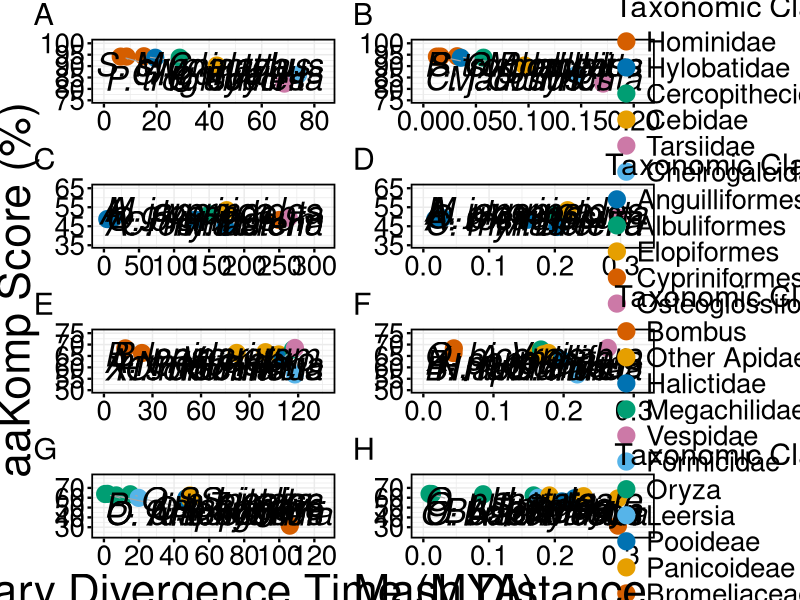
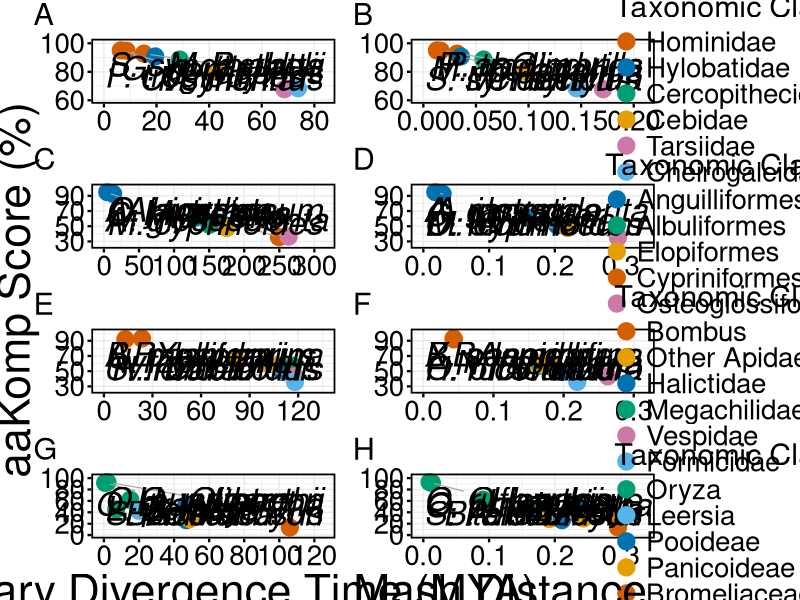

R code for these plots, in order:
library(readr)
library(ggplot2)
library(cowplot)
library(ggrepel)

df <- read_delim("aakomp_sup_fig6_7.tsv", 
                 delim = "\t", escape_double = FALSE, 
                 trim_ws = TRUE)

df$species_label <- sub("^([A-Z])[a-z]+ ", "\\1. ", df$species)

prim_levels <- c("Hominidae", "Hylobatidae", "Cercopithecidae", "Cebidae", "Tarsiidae", "Cheirogaleidae")
prim_colors <- c(
  "Hominidae"       = "#D55E00",
  "Hylobatidae"     = "#0072B2",
  "Cercopithecidae" = "#009E73",
  "Cebidae"         = "#E69F00",
  "Tarsiidae"       = "#CC79A7",
  "Cheirogaleidae"  = "#56B4E9"
)

eel_levels <- c("Anguilliformes", "Albuliformes", "Elopiformes", "Cypriniformes", "Osteoglossiformes")
eel_colors <- c(
  "Anguilliformes"    = "#0072B2",
  "Albuliformes"      = "#009E73",
  "Elopiformes"       = "#E69F00",
  "Cypriniformes"     = "#D55E00",
  "Osteoglossiformes" = "#CC79A7"
)

bee_levels <- c("Bombus", "Other Apidae", "Halictidae", "Megachilidae", "Vespidae", "Formicidae")
bee_colors <- c(
  "Bombus"       = "#D55E00",
  "Other Apidae" = "#E69F00",
  "Halictidae"   = "#0072B2",
  "Megachilidae" = "#009E73",
  "Vespidae"     = "#CC79A7",
  "Formicidae"   = "#56B4E9"
)

rice_levels <- c("Oryza", "Leersia", "Pooideae", "Panicoideae", "Bromeliaceae")
rice_colors <- c(
  "Oryza"        = "#009E73",
  "Leersia"      = "#56B4E9",
  "Pooideae"     = "#0072B2",
  "Panicoideae"  = "#E69F00",
  "Bromeliaceae" = "#D55E00"
)

base_theme <- theme_minimal() +
  theme(
    panel.border = element_rect(color = "black", fill = NA, linewidth = 1.2),
    axis.ticks = element_line(color = "black", linewidth = 0.8),
    axis.text = element_text(size = 20, color = "black"),
    axis.title.y = element_blank(),
    axis.title.x = element_blank(),
    legend.position = "none",
    plot.margin = margin(t = 28, r = 8, b = 6, l = 8)
  )

extract_legend <- function(p) {
  leg <- tryCatch(cowplot::get_plot_component(p, "guide-box-right", return_all = FALSE), error = function(e) NULL)
  if (!is.null(leg) && !inherits(leg, "zeroGrob")) return(leg)
  leg <- tryCatch(cowplot::get_legend(p), error = function(e) NULL)
  if (!is.null(leg) && !inherits(leg, "zeroGrob")) return(leg)
  g <- ggplotGrob(p)
  guide_idx <- grep("guide-box", g$layout$name)
  if (length(guide_idx) > 0) {
    for (i in guide_idx) {
      candidate <- g$grobs[[i]]
      if (!inherits(candidate, "zeroGrob")) return(candidate)
    }
  }
  return(NULL)
}

create_organism_plots <- function(df_sub, org_name, clade_levels, clade_colors,
                                  mya_breaks, mya_limits, mash_breaks, mash_limits,
                                  y_breaks, y_limits, legend_title = "Taxonomic Clade:") {
  
  df_org <- subset(df_sub, organism == org_name)
  df_org$clade <- factor(df_org$clade, levels = clade_levels)
  
  p_mya <- ggplot(df_org, aes(x = divergence_mya, y = aakomp_score)) +
    geom_point(aes(color = clade), size = 5.5) +
    geom_text_repel(
      aes(label = species_label),
      size = 8.5,
      fontface = "italic",
      color = "black",
      seed = 42,
      max.overlaps = Inf,
      box.padding = 0.65,
      point.padding = 0.55,
      force = 8,
      force_pull = 0.4,
      max.time = 5,
      max.iter = 50000,
      segment.color = "grey65",
      segment.size = 0.4,
      min.segment.length = 0
    ) +
    scale_color_manual(values = clade_colors) +
    scale_x_continuous(breaks = mya_breaks, limits = mya_limits, expand = expansion(mult = c(0.06, 0.10))) +
    scale_y_continuous(breaks = y_breaks, limits = y_limits, expand = expansion(mult = c(0.06, 0.08))) +
    base_theme
  
  df_org_mash <- df_org[order(df_org$mash_distance), ]
  p_mash <- ggplot(df_org_mash, aes(x = mash_distance, y = aakomp_score)) +
    geom_point(aes(color = clade), size = 5.5) +
    geom_text_repel(
      aes(label = species_label),
      size = 8.5,
      fontface = "italic",
      color = "black",
      seed = 42,
      max.overlaps = Inf,
      box.padding = 0.65,
      point.padding = 0.55,
      force = 8,
      force_pull = 0.4,
      max.time = 5,
      max.iter = 50000,
      segment.color = "grey65",
      segment.size = 0.4,
      min.segment.length = 0
    ) +
    scale_color_manual(values = clade_colors) +
    scale_x_continuous(breaks = mash_breaks, limits = mash_limits, expand = expansion(mult = c(0.06, 0.10))) +
    scale_y_continuous(breaks = y_breaks, limits = y_limits, expand = expansion(mult = c(0.06, 0.08))) +
    base_theme
  
  legend_plot <- ggplot(df_org, aes(x = divergence_mya, y = aakomp_score, color = clade)) +
    geom_point(size = 5.5) +
    scale_color_manual(values = clade_colors, name = legend_title) +
    theme_minimal() +
    theme(
      legend.position = "right",
      legend.direction = "vertical",
      legend.text = element_text(size = 20, face = "plain"),
      legend.title = element_text(size = 22, face = "plain"),
      plot.margin = margin(t = 2, r = 15, b = 2, l = 0)
    )
  
  leg_grob <- extract_legend(legend_plot)
  legend_top <- ggdraw() + draw_grob(leg_grob, x = 0.02, y = 0.89, hjust = 0, vjust = 1)
  
  return(list(mya = p_mya, mash = p_mash, legend = legend_top))
}

generate_8panel_figure <- function(df_sub, is_proteome = TRUE) {
  
  unified_title <- "Taxonomic Clade:"
  
  if (is_proteome) {
    prim_y_lim <- c(60, 100); prim_y_brk <- seq(60, 100, by = 20)
    eel_y_lim  <- c(25, 100); eel_y_brk  <- seq(30, 100, by = 20)
    bee_y_lim  <- c(25, 100); bee_y_brk  <- seq(30, 100, by = 20)
    rice_y_lim <- c(0, 100);  rice_y_brk <- seq(0, 100, by = 20)
  } else {
    prim_y_lim <- c(75, 100); prim_y_brk <- seq(75, 100, by = 5)
    eel_y_lim  <- c(35, 65);  eel_y_brk  <- seq(35, 65, by = 10)
    bee_y_lim  <- c(50, 75);  bee_y_brk  <- seq(50, 75, by = 5)
    rice_y_lim <- c(22, 80);  rice_y_brk <- seq(30, 70, by = 10)
  }
  
  r1 <- create_organism_plots(
    df_sub, "Primates", prim_levels, prim_colors,
    mya_breaks = seq(0, 80, by = 20), mya_limits = c(0, 80),
    mash_breaks = seq(0, 0.20, by = 0.05), mash_limits = c(0, 0.20),
    y_breaks = prim_y_brk, y_limits = prim_y_lim,
    legend_title = unified_title
  )
  
  r2 <- create_organism_plots(
    df_sub, "European eel", eel_levels, eel_colors,
    mya_breaks = seq(0, 300, by = 50), mya_limits = c(0, 300),
    mash_breaks = seq(0, 0.30, by = 0.10), mash_limits = c(0, 0.32),
    y_breaks = eel_y_brk, y_limits = eel_y_lim,
    legend_title = unified_title
  )
  
  r3 <- create_organism_plots(
    df_sub, "Bumble bee", bee_levels, bee_colors,
    mya_breaks = seq(0, 120, by = 30), mya_limits = c(0, 130),
    mash_breaks = seq(0, 0.30, by = 0.10), mash_limits = c(0, 0.30),
    y_breaks = bee_y_brk, y_limits = bee_y_lim,
    legend_title = unified_title
  )
  
  r4 <- create_organism_plots(
    df_sub, "Asian cultivated rice", rice_levels, rice_colors,
    mya_breaks = seq(0, 120, by = 20), mya_limits = c(0, 120),
    mash_breaks = seq(0, 0.30, by = 0.10), mash_limits = c(0, 0.32),
    y_breaks = rice_y_brk, y_limits = rice_y_lim,
    legend_title = unified_title
  )
  
  aligned_plots <- align_plots(
    r1$mya, r1$mash,
    r2$mya, r2$mash,
    r3$mya, r3$mash,
    r4$mya, r4$mash,
    align = "hv",
    axis = "tblr"
  )
  
  grid_4rows <- plot_grid(
    aligned_plots[[1]], aligned_plots[[2]], r1$legend,
    aligned_plots[[3]], aligned_plots[[4]], r2$legend,
    aligned_plots[[5]], aligned_plots[[6]], r3$legend,
    aligned_plots[[7]], aligned_plots[[8]], r4$legend,
    labels = c("A", "B", "", "C", "D", "", "E", "F", "", "G", "H", ""),
    ncol = 3,
    rel_widths = c(1, 1, 0.42),
    label_size = 22,
    label_fontface = "plain",
    label_x = 0.02,
    label_y = 0.98,
    hjust = 0,
    vjust = 1
  )
  
  y_axis_title <- ggdraw() + 
    draw_label("aaKomp Score (%)", angle = 90, size = 32, fontface = "plain")
  
  body_with_y <- plot_grid(
    y_axis_title,
    grid_4rows,
    ncol = 2,
    rel_widths = c(0.035, 1)
  )
  
  x_axis_titles <- plot_grid(
    NULL,
    ggdraw() + draw_label("Evolutionary Divergence Time (MYA)", size = 32, fontface = "plain"),
    ggdraw() + draw_label("Mash Distance", size = 32, fontface = "plain"),
    NULL,
    ncol = 4,
    rel_widths = c(0.035, 1, 1, 0.42)
  )
  
  final_fig <- plot_grid(
    body_with_y,
    x_axis_titles,
    ncol = 1,
    rel_heights = c(1, 0.035)
  )
  
  return(final_fig)
}

df_lineage <- subset(df, database_type == "OrthoDB Lineage")
fig_lineage <- generate_8panel_figure(df_lineage, is_proteome = FALSE)
print(fig_lineage)

df_proteome <- subset(df, database_type == "Species Proteome")
fig_proteome <- generate_8panel_figure(df_proteome, is_proteome = TRUE)
print(fig_proteome)
